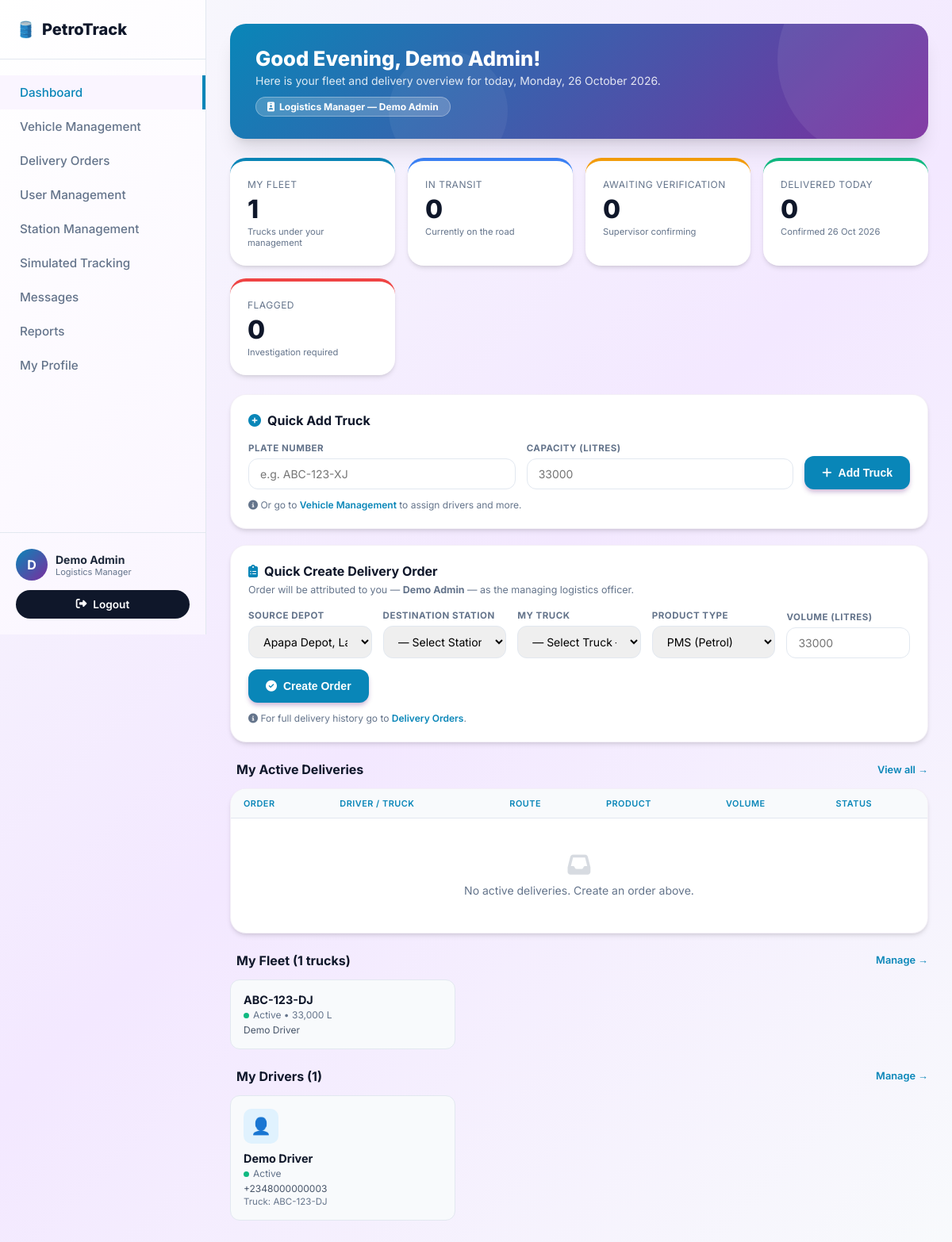
/admin_dashboard.php (signed in), run on the app's committed database.
### tables this page shows
CREATE TABLE `users` (
  `id` int(11) NOT NULL,
  `name` varchar(100) NOT NULL,
  `email` varchar(100) NOT NULL,
  `phone` varchar(20) DEFAULT NULL,
  `password` varchar(255) NOT NULL,
  `role` enum('admin','driver','supervisor') NOT NULL,
  `status` enum('active','inactive','suspended') DEFAULT 'active',
  `status_reason` text DEFAULT NULL,
  `last_login` datetime DEFAULT NULL,
  `created_at` timestamp NOT NULL DEFAULT current_timestamp(),
  `updated_at` timestamp NOT NULL DEFAULT current_timestamp() ON UPDATE current_timestamp(),
  `station_id` int(11) DEFAULT NULL,
  `verification_pin` varchar(255) DEFAULT NULL,
  `security_question` varchar(255) DEFAULT NULL,
  `security_answer` varchar(255) DEFAULT NULL
);

CREATE TABLE `vehicles` (
  `id` int(11) NOT NULL,
  `plate_number` varchar(20) DEFAULT NULL,
  `driver_id` int(11) DEFAULT NULL,
  `capacity` int(11) NOT NULL,
  `status` enum('active','inactive','maintenance') DEFAULT 'active',
  `latitude` decimal(10,8) DEFAULT NULL,
  `longitude` decimal(11,8) DEFAULT NULL,
  `created_at` timestamp NOT NULL DEFAULT current_timestamp(),
  `updated_at` timestamp NOT NULL DEFAULT current_timestamp() ON UPDATE current_timestamp(),
  `managed_by` int(11) DEFAULT NULL
);

### admin_dashboard.php (the view, shortened to what this page needs)
<?php
include 'config/db_connect.php';
$admin_id   = $_SESSION['user_id'];
$s = $conn->prepare("SELECT name, email FROM users WHERE id=?");
$s->bind_param("i", $admin_id); $s->execute();
$admin = $s->get_result()->fetch_assoc(); $s->close();
$admin_name = $admin['name'] ?? 'Admin';
$initials   = strtoupper(substr($admin_name, 0, 1));
$hour = date('G');
$greeting = $hour < 12 ? 'Good Morning' : ($hour < 18 ? 'Good Afternoon' : 'Good Evening');
$s = $conn->prepare("SELECT COUNT(*) as c FROM vehicles WHERE managed_by=?");
$s->bind_param("i",$admin_id); $s->execute();
$my_trucks = $s->get_result()->fetch_assoc()['c']; $s->close();
$s = $conn->prepare("SELECT COUNT(*) as c FROM deliveries WHERE created_by=? AND delivery_status='in_transit'");
$s->bind_param("i",$admin_id); $s->execute();
$my_in_transit = $s->get_result()->fetch_assoc()['c']; $s->close();
$s = $conn->prepare("SELECT COUNT(*) as c FROM deliveries WHERE created_by=? AND delivery_status='flagged'");
$s->bind_param("i",$admin_id); $s->execute();
$my_flagged = $s->get_result()->fetch_assoc()['c']; $s->close();
$s = $conn->prepare("SELECT COUNT(*) as c FROM deliveries WHERE created_by=? AND delivery_status='awaiting_verification'");
$s->bind_param("i",$admin_id); $s->execute();
$my_awaiting = $s->get_result()->fetch_assoc()['c']; $s->close();
$s = $conn->prepare("SELECT COUNT(*) as c FROM deliveries WHERE created_by=? AND delivery_status='delivered' AND DATE(delivery_date)=CURDATE()");
$s->bind_param("i",$admin_id); $s->execute();
$my_delivered_today = $s->get_result()->fetch_assoc()['c']; $s->close();
$active_q = $conn->prepare(
    "SELECT d.id, d.source, d.destination, d.product_type, d.volume_loaded,
            d.driver_reported_vol, d.delivery_status, d.delivery_date,
            v.plate_number, u.name as driver_name
     FROM deliveries d
     JOIN vehicles v ON d.truck_id = v.id
     LEFT JOIN users u ON v.driver_id = u.id
     WHERE d.created_by = ? AND d.delivery_status NOT IN ('delivered','cancelled')
     ORDER BY d.id DESC LIMIT 10"
);
$active_q->bind_param("i", $admin_id); $active_q->execute();
$active_deliveries = $active_q->get_result()->fetch_all(MYSQLI_ASSOC); $active_q->close();
$trucks_q = $conn->prepare(
    "SELECT v.id, v.plate_number, v.capacity, v.status, u.name as driver_name
     FROM vehicles v LEFT JOIN users u ON v.driver_id = u.id
     WHERE v.managed_by = ?
     ORDER BY v.created_at DESC"
);
$trucks_q->bind_param("i", $admin_id); $trucks_q->execute();
$my_truck_list = $trucks_q->get_result()->fetch_all(MYSQLI_ASSOC); $trucks_q->close();
$drivers_q = $conn->prepare(
    "SELECT DISTINCT u.id, u.name, u.phone, u.status, v.plate_number
     FROM users u
     JOIN vehicles v ON v.driver_id = u.id
     WHERE v.managed_by = ? AND u.role = 'driver'
     ORDER BY u.name"
);
$drivers_q->bind_param("i", $admin_id); $drivers_q->execute();
$my_drivers = $drivers_q->get_result()->fetch_all(MYSQLI_ASSOC); $drivers_q->close();
$products = ['PMS'=>'PMS (Petrol)','AGO'=>'AGO (Diesel)','DPK'=>'DPK (Kerosene)','ATK'=>'ATK (Aviation)'];
?>
<!DOCTYPE html>
<html lang="en">
<head>
<link rel="stylesheet" href="https://cdnjs.cloudflare.com/ajax/libs/font-awesome/6.4.0/css/all.min.css">
</head>
<body>
<aside class="sidebar">
    <div class="sidebar-header">
        <a href="admin_dashboard.php" class="brand-logo"><span>🛢️</span> PetroTrack</a>
    </div>
    <ul class="nav-links">
        <li><a href="admin_dashboard.php" class="active"></i> Dashboard</a></li>
        <li><a href="vehicle_management.php"></i> Vehicle Management</a></li>
        <li><a href="delivery_management.php"></i> Delivery Orders</a></li>
        <li><a href="user_management.php"></i> User Management</a></li>
        <li><a href="station_management.php"></i> Station Management</a></li>
        <li><a href="tracking_map.php"></i> Simulated Tracking</a></li>
        <li><a href="messages.php"></i> Messages
        </a></li>
        <li><a href="reports.php"></i> Reports</a></li>
        <li><a href="profile.php"></i> My Profile</a></li>
    </ul>
    <div class="user-profile">
        <div class="profile-info">
            <div class="avatar"><?php echo $initials; ?></div>
            <div>
                <div style="font-weight:700;font-size:14px;"><?php echo htmlspecialchars($admin_name); ?></div>
                <div style="font-size:11px;color:var(--muted);">Logistics Manager</div>
            </div>
        </div>
        <a href="logout.php" class="btn-logout"><i class="fas fa-sign-out-alt"></i> Logout</a>
    </div>
</aside>
<main class="main-content">
    <div class="welcome-hero">
        <h2><?php echo $greeting; ?>, <?php echo htmlspecialchars($admin_name); ?>!</h2>
        <p>Here is your fleet and delivery overview for today, <?php echo date('l, d F Y'); ?>.</p>
        <div class="manager-badge">
            <i class="fas fa-id-badge"></i>
            Logistics Manager &mdash; <?php echo htmlspecialchars($admin_name); ?>
        </div>
    </div>
    <div class="stats-grid">
        <div class="stat-card purple">
            <div class="stat-title"><i></i> My Fleet</div>
            <div class="stat-value"><?php echo $my_trucks; ?></div>
            <div class="stat-sub">Trucks under your management</div>
        </div>
        <div class="stat-card blue">
            <div class="stat-title"><i ></i> In Transit</div>
            <div class="stat-value"><?php echo $my_in_transit; ?></div>
            <div class="stat-sub">Currently on the road</div>
        </div>
        <div class="stat-card orange">
            <div class="stat-title"><i ></i> Awaiting Verification</div>
            <div class="stat-value"><?php echo $my_awaiting; ?></div>
            <div class="stat-sub">Supervisor confirming</div>
        </div>
        <div class="stat-card green">
            <div class="stat-title"><i></i> Delivered Today</div>
            <div class="stat-value"><?php echo $my_delivered_today; ?></div>
            <div class="stat-sub">Confirmed <?php echo date('d M Y'); ?></div>
        </div>
        <div class="stat-card red">
            <div class="stat-title"><i ></i> Flagged</div>
            <div class="stat-value"><?php echo $my_flagged; ?></div>
            <div class="stat-sub">Investigation required</div>
        </div>
    </div>
    <div class="card">
        <div class="card-body">
            <h3 style="font-size:1rem;font-weight:700;color:var(--secondary);margin-bottom:18px;display:flex;align-items:center;gap:8px;">
                <i class="fas fa-plus-circle" style="color:var(--primary);"></i> Quick Add Truck
            </h3>
            <form method="POST" class="quick-form">
                <div class="fg">
                    <label>Plate Number</label>
                    <input type="text" name="plate_number" placeholder="e.g. ABC-123-XJ" required>
                </div>
                <div class="fg">
                    <label>Capacity (Litres)</label>
                    <input type="number" name="capacity" placeholder="33000" required>
                </div>
                <button type="submit" name="quick_add_truck" value="1" class="btn-submit">
                    <i class="fas fa-plus"></i> Add Truck
                </button>
            </form>
            <p class="info-text"><i class="fas fa-info-circle"></i> Or go to <a href="vehicle_management.php">Vehicle Management</a> to assign drivers and more.</p>
        </div>
    </div>
    <div class="card">
        <div class="card-body">
            <h3 style="font-size:1rem;font-weight:700;color:var(--secondary);margin-bottom:6px;display:flex;align-items:center;gap:8px;">
                <i class="fas fa-clipboard-list" style="color:var(--primary);"></i> Quick Create Delivery Order
            </h3>
            <p style="font-size:.78rem;color:var(--muted);margin-bottom:18px;">Order will be attributed to you — <strong><?php echo htmlspecialchars($admin_name); ?></strong> — as the managing logistics officer.</p>
            <form method="POST" class="quick-form">
                <div class="fg">
                    <label>Source Depot</label>
                    <select name="source" required>
                        <option value="Apapa Depot, Lagos">Apapa Depot, Lagos</option>
                    </select>
                </div>
                <div class="fg">
                    <label>Destination Station</label>
                    <select name="station_id" required>
                        <option value="">— Select Station —</option>
                    </select>
                </div>
                <div class="fg">
                    <label>My Truck</label>
                    <select name="truck_id" required>
                        <option value="">— Select Truck —</option>
                    </select>
                </div>
                <div class="fg">
                    <label>Product Type</label>
                    <select name="product_type" required>
                        <option value="PMS">PMS (Petrol)</option>
                    </select>
                </div>
                <div class="fg">
                    <label>Volume (Litres)</label>
                    <input type="number" name="volume" placeholder="33000" required>
                </div>
                <button type="submit" name="quick_create_order" value="1" class="btn-submit">
                    <i class="fas fa-check-circle"></i> Create Order
                </button>
            </form>
            <p class="info-text"><i class="fas fa-info-circle"></i> For full delivery history go to <a href="delivery_management.php">Delivery Orders</a>.</p>
        </div>
    </div>
    <div class="section-head">
        <h3><i style="color:var(--primary);"></i> My Active Deliveries</h3>
        <a href="delivery_management.php">View all →</a>
    </div>
    <div class="card">
        <div class="table-wrap">
            <table>
                <thead>
                    <tr>
                        <th>Order</th><th>Driver / Truck</th><th>Route</th>
                        <th>Product</th><th>Volume</th><th>Status</th>
                    </tr>
                </thead>
                <tbody>
                <?php if(!empty($active_deliveries)): foreach($active_deliveries as $d):
                    $pillClass = ['pending'=>'pill-pending','in_transit'=>'pill-transit','awaiting_verification'=>'pill-awaiting','flagged'=>'pill-flagged'][$d['delivery_status']] ?? 'pill-pending';
                    $pillLabel = ['pending'=>'Pending','in_transit'=>'In Transit','awaiting_verification'=>'Awaiting Verification','flagged'=>'Flagged'][$d['delivery_status']] ?? ucfirst($d['delivery_status']);
                ?>
                <tr>
                    <td><strong>#<?php echo $d['id']; ?></strong><br><small style="color:var(--muted);"><?php echo $d['delivery_date']??'—'; ?></small></td>
                    <td><?php echo htmlspecialchars($d['driver_name']??'Unassigned'); ?><br><small style="color:var(--muted);"><?php echo htmlspecialchars($d['plate_number']); ?></small></td>
                    <td style="font-size:.78rem;"><?php echo htmlspecialchars($d['source']??'—'); ?><br>→ <?php echo htmlspecialchars($d['destination']??'—'); ?></td>
                    <td><?php echo $products[$d['product_type']]??$d['product_type']; ?></td>
                    <td><?php echo number_format($d['volume_loaded']); ?> L</td>
                    <td><span class="pill <?php echo $pillClass; ?>"><?php echo $pillLabel; ?></span></td>
                </tr>
                <?php endforeach; else: ?>
                <tr><td colspan="6"><div class="empty"><i class="fas fa-inbox"></i>No active deliveries. Create an order above.</div></td></tr>
                <?php endif; ?>
                </tbody>
            </table>
        </div>
    </div>
    <div class="section-head">
        <h3><i style="color:var(--primary);"></i> My Fleet (<?php echo count($my_truck_list); ?> trucks)</h3>
        <a href="vehicle_management.php">Manage →</a>
    </div>
    <?php if(!empty($my_truck_list)): ?>
    <div class="fleet-grid" style="margin-bottom:20px;">
        <?php foreach($my_truck_list as $t):
            $dotClass = ['active'=>'dot-active','inactive'=>'dot-inactive','maintenance'=>'dot-maintenance'][$t['status']] ?? 'dot-inactive';
        ?>
        <div class="fleet-card">
            <h4><?php echo htmlspecialchars($t['plate_number']); ?></h4>
            <p><span class="status-dot <?php echo $dotClass; ?>"></span><?php echo ucfirst($t['status']); ?> &bull; <?php echo number_format($t['capacity']); ?> L</p>
            <p style="margin-top:4px;color:#475569;"><?php echo $t['driver_name'] ? ''.$t['driver_name'] : 'No driver assigned'; ?></p>
        </div>
        <?php endforeach; ?>
    </div>
    <?php else: ?>
    <div class="card"><div class="card-body"><div class="empty"><i class="fas fa-truck"></i>No trucks added yet. Use the form above to add your first truck.</div></div></div>
    <?php endif; ?>
    <div class="section-head">
        <h3><i style="color:var(--primary);"></i> My Drivers (<?php echo count($my_drivers); ?>)</h3>
        <a href="user_management.php">Manage →</a>
    </div>
    <?php if(!empty($my_drivers)): ?>
    <div class="fleet-grid" style="margin-bottom:20px;">
        <?php foreach($my_drivers as $dr):
            $dotClass = ['active'=>'dot-active','inactive'=>'dot-inactive','suspended'=>'dot-suspended'][$dr['status']] ?? 'dot-inactive';
        ?>
        <div class="fleet-card">
            <div class="fc-icon" style="background:#e0f2fe;">👤</div>
            <h4><?php echo htmlspecialchars($dr['name']); ?></h4>
            <p><span class="status-dot <?php echo $dotClass; ?>"></span><?php echo ucfirst($dr['status']); ?></p>
            <p style="margin-top:4px;color:#475569;"><?php echo htmlspecialchars($dr['phone']??'—'); ?></p>
            <p style="margin-top:2px;font-size:.72rem;color:var(--muted);">Truck: <?php echo htmlspecialchars($dr['plate_number']); ?></p>
        </div>
        <?php endforeach; ?>
    </div>
    <?php else: ?>
    <div class="card"><div class="card-body"><div class="empty"><i class="fas fa-users"></i>No drivers assigned to your trucks yet. Assign drivers in <a href="vehicle_management.php" style="color:var(--primary);">Vehicle Management</a>.</div></div></div>
    <?php endif; ?>
</main>
</body>
</html>

### data on the page
users: name "D", name "Demo Admin"
vehicles: plate_number "ABC-123-DJ", status "Active", capacity "33,000", driver.name "Demo Driver"
users: name "Demo Driver", status "Active", phone "+2348000000003", plate_number "ABC-123-DJ"

### other printed values
$my_trucks "1"
$my_in_transit "0"
$my_awaiting "0"
$my_delivered_today "0"
$my_flagged "0"
count($my_truck_list) "1"
count($my_drivers) "1"
